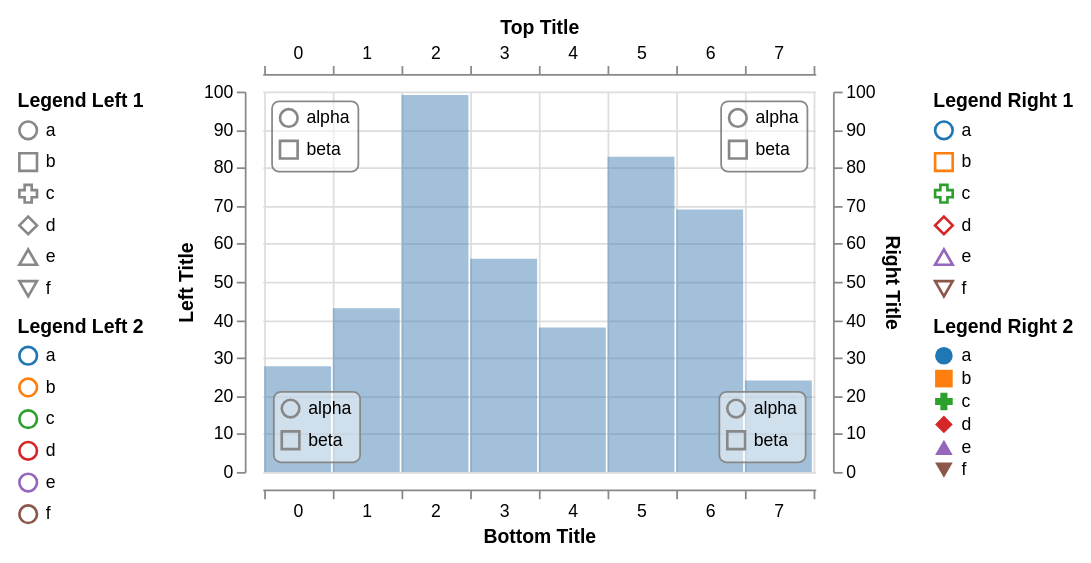

Vega-Lite specification for this chart:
### Vega specification from a JSON file in a GitHub repository (floating-point values rounded to 4 significant figures)
{"width": 600, "height": 300, "padding": 10, "autosize": "fit", "config": {"axisBand": {"bandPosition": 1, "tickPadding": -1, "tickExtra": true}}, "signals": [{"name": "active", "value": null, "on": [{"events": {"marktype": "rect", "type": "mouseover"}, "update": {"expr": "datum"}}, {"events": {"marktype": "rect", "type": "mouseout"}, "update": {"expr": "null"}}]}], "data": [{"name": "values", "values": [{"x": 0, "y": 28}, {"x": 1, "y": 43}, {"x": 2, "y": 99}, {"x": 3, "y": 56}, {"x": 4, "y": 38}, {"x": 5, "y": 83}, {"x": 6, "y": 69}, {"x": 7, "y": 24}]}], "scales": [{"name": "xscale", "type": "band", "range": [0, {"signal": "width"}], "round": true, "domain": {"data": "values", "field": "x"}}, {"name": "yscale", "type": "linear", "range": [{"signal": "height"}, 0], "round": true, "domain": {"data": "values", "field": "y"}, "zero": true, "nice": true}, {"name": "shapeScale", "type": "ordinal", "domain": ["a", "b", "c", "d", "e", "f"], "range": ["circle", "square", "cross", "diamond", "triangle-up", "triangle-down"]}, {"name": "colorScale", "type": "ordinal", "domain": ["a", "b", "c", "d", "e", "f"], "scheme": "category10"}, {"name": "innerScale", "type": "ordinal", "domain": ["alpha", "beta"], "range": ["circle", "square"]}], "axes": [{"scale": "yscale", "orient": "left", "count": 5, "grid": false, "domain": true, "title": "Left Title", "offset": 10}, {"scale": "yscale", "orient": "right", "count": 5, "grid": true, "domain": true, "title": "Right Title", "offset": 10}, {"scale": "xscale", "orient": "top", "grid": false, "domain": true, "title": "Top Title", "offset": 10}, {"scale": "xscale", "orient": "bottom", "grid": true, "domain": true, "title": "Bottom Title", "offset": 10}], "legends": [{"shape": "shapeScale", "stroke": "colorScale", "title": "Legend Right 1"}, {"shape": "shapeScale", "fill": "colorScale", "orient": "right", "title": "Legend Right 2"}, {"shape": "shapeScale", "orient": "left", "title": "Legend Left 1"}, {"stroke": "colorScale", "orient": "left", "title": "Legend Left 2"}, {"shape": "innerScale", "orient": "top-left", "offset": 5, "padding": 4, "encode": {"legend": {"enter": {"fill": {"value": "#fff"}, "fillOpacity": {"value": 0.5}, "stroke": {"value": "#888"}, "cornerRadius": {"value": 4}}}}}, {"shape": "innerScale", "orient": "top-right", "offset": 5, "padding": 4, "encode": {"legend": {"enter": {"fill": {"value": "#fff"}, "fillOpacity": {"value": 0.5}, "stroke": {"value": "#888"}, "cornerRadius": {"value": 4}}}}}, {"shape": "innerScale", "orient": "bottom-left", "offset": 6, "padding": 4, "encode": {"legend": {"enter": {"fill": {"value": "#fff"}, "fillOpacity": {"value": 0.5}, "stroke": {"value": "#888"}, "cornerRadius": {"value": 4}}}}}, {"shape": "innerScale", "orient": "bottom-right", "interactive": true, "offset": 6, "padding": 4, "encode": {"legend": {"enter": {"fill": {"value": "#fff"}, "fillOpacity": {"value": 0.5}, "stroke": {"value": "#888"}, "cornerRadius": {"value": 4}}, "update": {"stroke": {"value": "#888"}}, "hover": {"stroke": {"value": "#f8f"}}}}}], "marks": [{"type": "rect", "from": {"data": "values"}, "encode": {"update": {"x": {"scale": "xscale", "field": "x"}, "width": {"scale": "xscale", "band": 1, "offset": -1}, "y": {"scale": "yscale", "field": "y"}, "y2": {"scale": "yscale", "value": 0}, "fill": {"value": "steelblue"}, "fillOpacity": {"value": 0.5}, "stroke": {"color": {"l": {"value": 50}, "a": {"value": 100}, "b": {"value": -20}}}, "strokeWidth": [{"test": "datum===active", "value": 5}, {"value": 0}]}}}]}
